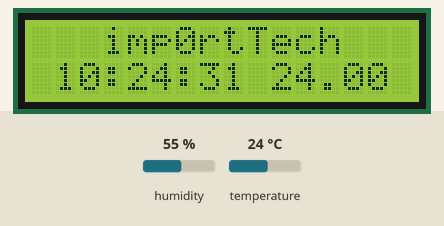
The sketch below on a simulated Arduino Uno, built for the host (arithmetic inside an expression is 32-bit, double 64-bit). On the bench: 16×2 character LCD. Inputs (shaded band) come from the test bench; at power-on: temperature 24 °C, humidity 55 %. The local clock reads 2024-03-15 10:24:30 at power-on unless the sketch sets it.

Above: at 1.2 s.
1.3 s: temperature set to 12 °C
At 3.4 s:
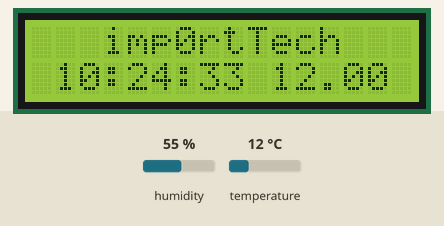
4.5 s: temperature set to 19 °C
At 7.7 s:
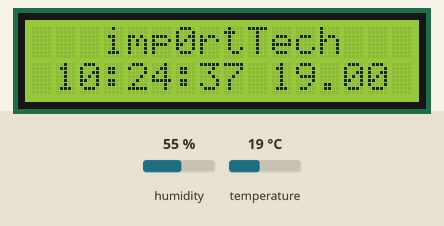
8.5 s: temperature set to 28 °C
At 11.8 s:
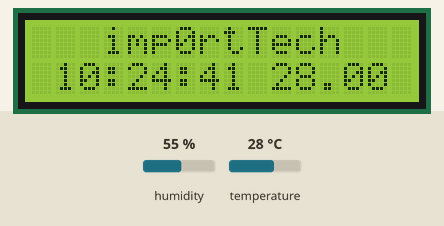
Timing chart, 0 to 13.3 s (numbered marks = the images above; inputs shaded):
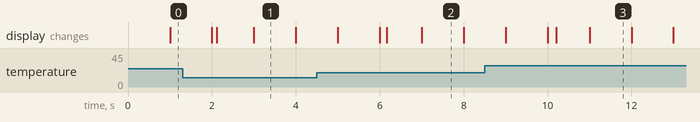

Measured:
- what the display in image 1 shows lasts 1.0 s, from 3.0 s to 4.0 s

The sketch:

TimeAndTemp.ino
```cpp
#include <microDS3231.h>
#include <LiquidCrystal.h>
#include "DHT.h"

#define DHTPIN 4
#define DHTTYPE DHT11
DHT dht(DHTPIN, DHTTYPE);

MicroDS3231 rtc;

// initialize the library with the numbers of the interface pins
LiquidCrystal lcd(12, 5, 9, 8, 7, 6);

void setup() {
  rtc.setTime(COMPILE_TIME);
  // set up the LCD's number of columns and rows
  lcd.begin(16, 2);
  // set the cursor to column 3, line 0
  lcd.setCursor(3, 0);
  // Print a message to the LCD.
  lcd.print("imp0rtTech");

  dht.begin();
}

void loop() {
  float t = dht.readTemperature();
  // set the cursor to column 10, line 1
  lcd.setCursor(10, 1);
  lcd.print(t);

  // set the cursor to column 1, line 1
  lcd.setCursor(1, 1);
  //get time as string
  String s = rtc.getTimeString();
  lcd.print(s);
}
```
